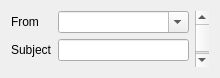
<?xml version="1.0" encoding="UTF-8"?>
<ui version="4.0">
 <class>EnvelopeFormWidget</class>
 <widget class="QWidget" name="EnvelopeFormWidget">
  <property name="geometry">
   <rect>
    <x>0</x>
    <y>0</y>
    <width>220</width>
    <height>78</height>
   </rect>
  </property>
  <property name="sizePolicy">
   <sizepolicy hsizetype="MinimumExpanding" vsizetype="Fixed">
    <horstretch>4</horstretch>
    <verstretch>0</verstretch>
   </sizepolicy>
  </property>
  <layout class="QHBoxLayout" name="horizontalLayout">
   <item>
    <layout class="QFormLayout" name="envelopeLayout">
     <property name="fieldGrowthPolicy">
      <enum>QFormLayout::ExpandingFieldsGrow</enum>
     </property>
     <item row="0" column="0">
      <widget class="QLabel" name="fromLabel">
       <property name="text">
        <string>From</string>
       </property>
       <property name="buddy">
        <cstring>sender</cstring>
       </property>
      </widget>
     </item>
     <item row="0" column="1">
      <widget class="QComboBox" name="sender">
       <property name="sizePolicy">
        <sizepolicy hsizetype="MinimumExpanding" vsizetype="Fixed">
         <horstretch>0</horstretch>
         <verstretch>0</verstretch>
        </sizepolicy>
       </property>
       <property name="editable">
        <bool>true</bool>
       </property>
       <property name="insertPolicy">
        <enum>QComboBox::NoInsert</enum>
       </property>
      </widget>
     </item>
     <item row="1" column="0">
      <widget class="QLabel" name="subjectLabel">
       <property name="text">
	<string>Subject</string>
       </property>
       <property name="buddy">
	<cstring>subject</cstring>
       </property>
      </widget>
     </item>
     <item row="1" column="1">
      <widget class="LineEdit" name="subject"/>
     </item>
    </layout>
   </item>
   <item>
    <widget class="QScrollBar" name="recipientSlider">
     <property name="orientation">
      <enum>Qt::Vertical</enum>
     </property>
    </widget>
   </item>
  </layout>
 </widget>
 <customwidgets>
  <customwidget>
   <class>LineEdit</class>
   <extends>QLineEdit</extends>
   <header>LineEdit.h</header>
  </customwidget>
 </customwidgets>
 <tabstops>
  <tabstop>sender</tabstop>
  <tabstop>subject</tabstop>
 </tabstops>
 <resources/>
 <connections/>
</ui>
